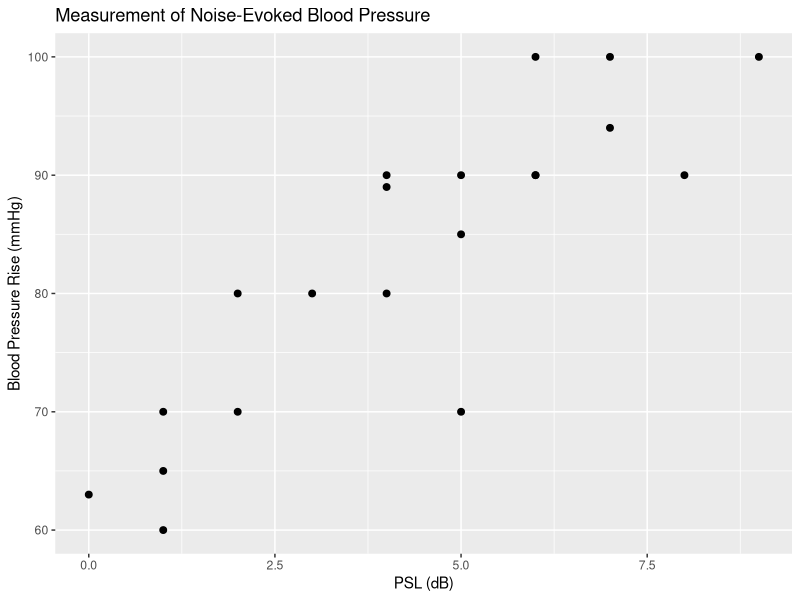
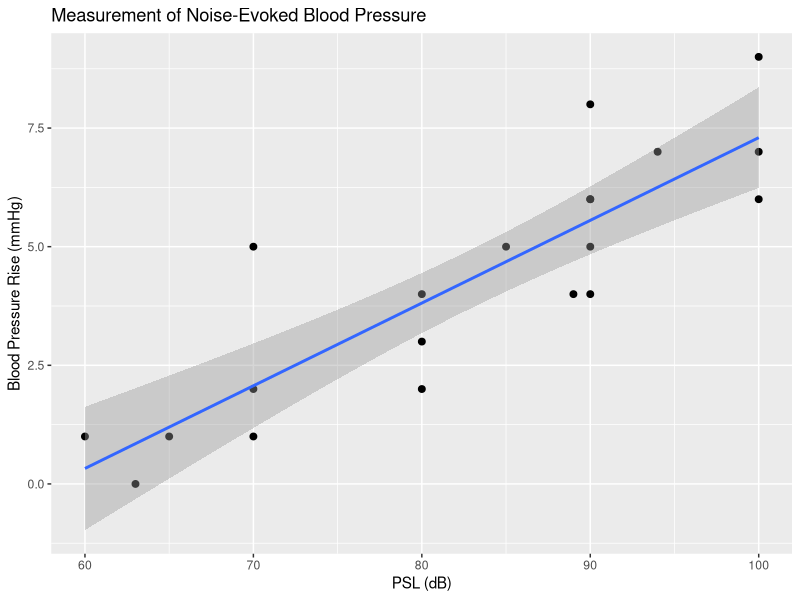

Write R code to recreate these figures, in order.
## ---- chunk 1
bpr=c(1,0,1,2,5,1,4,6,2,3,5,4,6,8,4,5,7,9,7,6) 
psl=c(60,63,65,70,70,70,80,90,80,80,85,89,90,90,90,90,94,100,100,100)
BPR_PSL= data.frame(psl,bpr)
BPR_PSL
## ---- chunk 2
library(ggplot2)
scatterBPR_PSL=ggplot(data=BPR_PSL, aes(bpr,psl)) +   
  geom_point()
  
scatterBPR_PSL = scatterBPR_PSL+ geom_point(size=2) +
  xlab("PSL (dB)") +  
  ylab("Blood Pressure Rise (mmHg)") +   
  ggtitle("Measurement of Noise-Evoked Blood Pressure") 
scatterBPR_PSL
## ---- chunk 3
sumX = sum(psl); sumX
## ---- chunk 4
sumY = sum(bpr); sumY
## ---- chunk 5
barX = mean(psl); barX
## ---- chunk 6
barY = mean(bpr); barY
## ---- chunk 7
sumXsqr = sum(psl^2); sumXsqr
## ---- chunk 8
sumYsqr =sum(bpr^2); sumYsqr
## ---- chunk 9
sumXY = sum(bpr*psl); sumXY
## ---- chunk 10
Sxx = sumXsqr- ((sumX^2)/20); Sxx
## ---- chunk 11
Sxy = sumXY - ((sumX*sumY)/20); Sxy
## ---- chunk 12
betaHat1 = Sxy/Sxx; betaHat1
## ---- chunk 13
betHat0 = barY - (betaHat1*barX); betHat0
## ---- chunk 14
coeftest = lm(bpr~psl)
coef(coeftest)
## ---- chunk 15
library(ggplot2)
scatterBPR_PSL=ggplot(data=BPR_PSL, aes(psl,bpr)) +   
  geom_point()
  
scatterBPR_PSL = scatterBPR_PSL+ geom_point(size=2) +
  xlab("PSL (dB)") +  
  ylab("Blood Pressure Rise (mmHg)") +   
  ggtitle("Measurement of Noise-Evoked Blood Pressure") +
  geom_smooth(method = "lm")
scatterBPR_PSL
## ---- chunk 16
SSe = sum(scatterBPR_PSL$residuals^2); SSe
